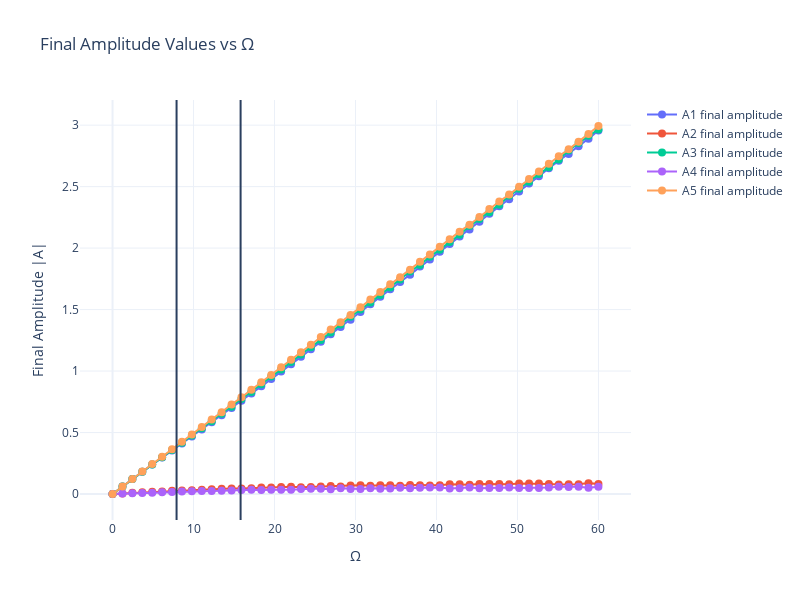

Notebook cell for this chart:
### Code cell
fig2 = go.Figure()
Omega_values = np.linspace(0, 60, 50)
final_times = [t_eval[-1]] * len(Omega_values)  # Последний момент времени
omega_first = gammas[0] / 2 * np.abs(-1j * np.sqrt( gammas[0] * gammas[1] / (4 * ALPHA * BETA) ) )
omega_second = np.sqrt(gammas[0] * (gammas[1] * gammas[0] + gammas[0] * gammas[1])**2 / (16 * ALPHA * BETA * gammas[1])) 
fig2.add_vline(x= omega_first) 
fig2.add_vline(x= omega_second) 
for amp_idx in range(5):  # A1-A5
    final_values = []
    
    for i, amp_data in enumerate(amps_stratch):
        if amp_data is not None and len(amp_data) > amp_idx:
            final_values.append(np.abs(amp_data[amp_idx][-1])) 
    
    if final_values:
        fig2.add_trace(
            go.Scatter(
                x=Omega_values,
                y=final_values,
                mode='lines+markers',
                name=f'A{amp_idx+1} final amplitude',
                line=dict(width=2),
                marker=dict(size=8)
            )
        )

fig2.update_layout(
    title='Final Amplitude Values vs Ω',
    xaxis_title='Ω',
    yaxis_title='Final Amplitude |A|',
    template='plotly_white',
    height=600,
    width=800
)
fig2.show()
